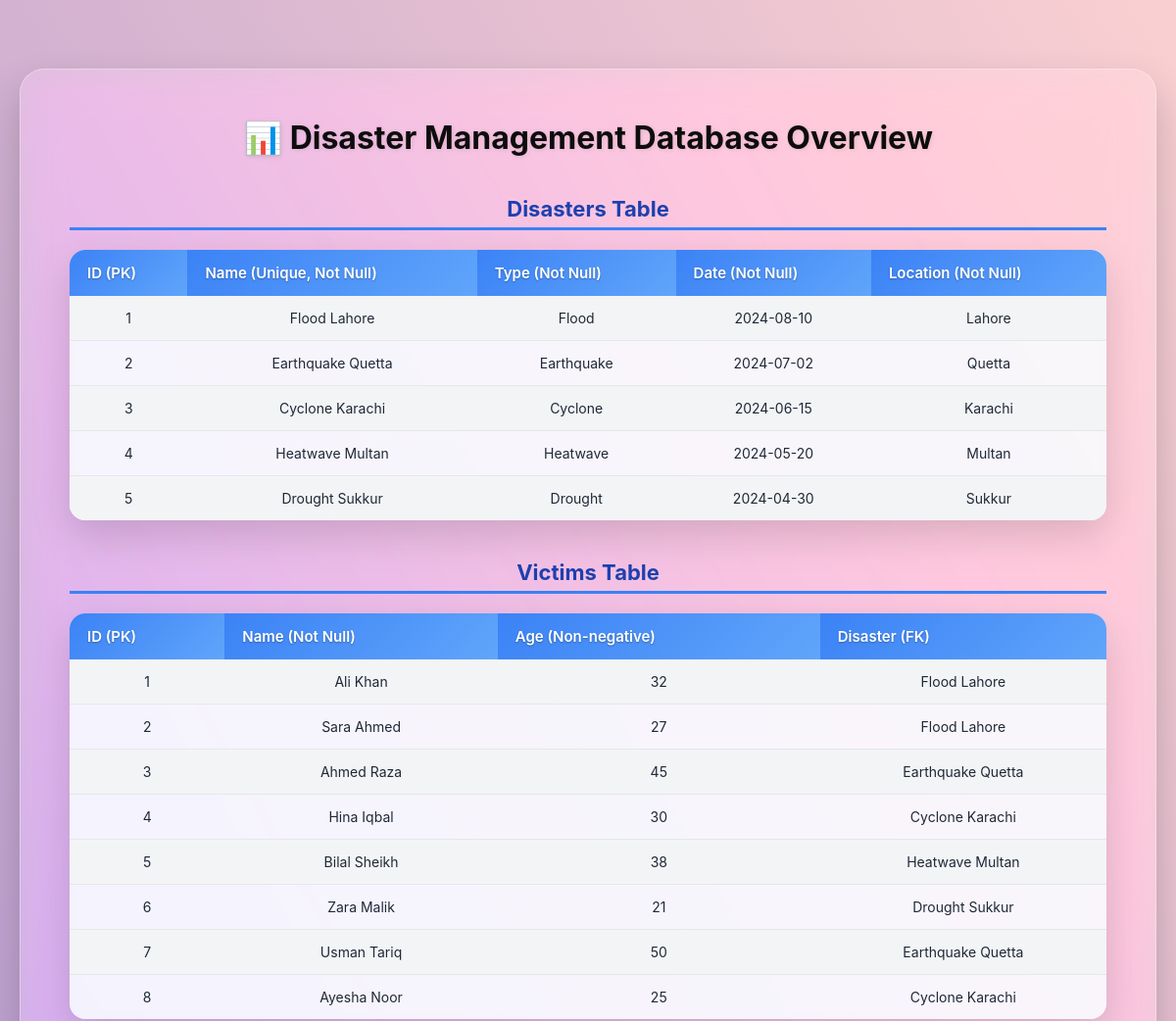
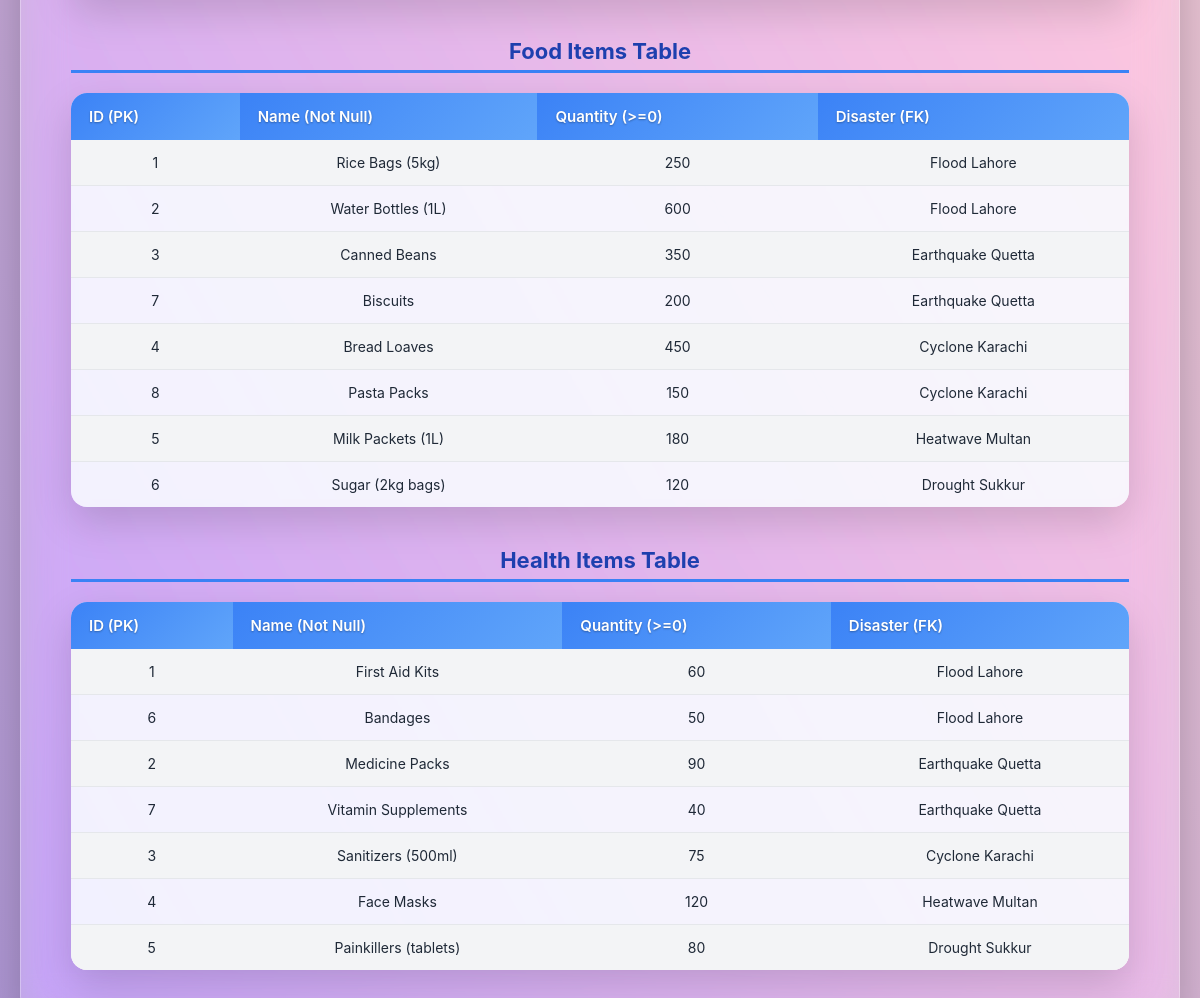
The page /view_tables on the database its author committed (2 pictures, top to bottom).
### models.py (models this page shows)
class Disaster(db.Model):
    id = db.Column(db.Integer, primary_key=True)
    name = db.Column(db.String(100), nullable=False, unique=True)
    disaster_type = db.Column(db.String(50), nullable=False)
    date = db.Column(db.String(20), nullable=False)
    location = db.Column(db.String(100), nullable=False)
    victims = db.relationship('Victim', backref='disaster', cascade="all, delete", lazy=True)
    food_items = db.relationship('FoodItem', backref='disaster', cascade="all, delete", lazy=True)
    health_items = db.relationship('HealthItem', backref='disaster', cascade="all, delete", lazy=True)

class Victim(db.Model):
    id = db.Column(db.Integer, primary_key=True)
    name = db.Column(db.String(100), nullable=False)
    age = db.Column(db.Integer, nullable=False)
    disaster_id = db.Column(db.Integer, db.ForeignKey('disaster.id'), nullable=False)

class FoodItem(db.Model):
    id = db.Column(db.Integer, primary_key=True)
    name = db.Column(db.String(100), nullable=False)
    quantity = db.Column(db.Integer, nullable=False, default=0)
    disaster_id = db.Column(db.Integer, db.ForeignKey('disaster.id'), nullable=False)

class HealthItem(db.Model):
    id = db.Column(db.Integer, primary_key=True)
    name = db.Column(db.String(100), nullable=False)
    quantity = db.Column(db.Integer, nullable=False, default=0)
    disaster_id = db.Column(db.Integer, db.ForeignKey('disaster.id'), nullable=False)

### app.py (the view)
@app.route('/view_tables')
def view_tables():
    return render_template(
        'view_tables.html',
        disasters=Disaster.query.all(),
        victims=Victim.query.all(),
        food_items=FoodItem.query.all(),
        health_items=HealthItem.query.all()
    )

### templates/view_tables.html (shortened to what this page needs)
<!DOCTYPE html>
<html lang="en">
<head>
    <link rel="stylesheet" href="{{ url_for('static', filename='style.css') }}">
</head>
<body>
<div class="container">
    <h1>📊 Disaster Management Database Overview</h1>
    <h2>Disasters Table</h2>
    <table>
        <thead>
            <tr>
                <th>ID (PK)</th>
                <th>Name (Unique, Not Null)</th>
                <th>Type (Not Null)</th>
                <th>Date (Not Null)</th>
                <th>Location (Not Null)</th>
            </tr>
        </thead>
        <tbody>
            {% for d in disasters %}
            <tr>
                <td>{{ d.id }}</td>
                <td>{{ d.name }}</td>
                <td>{{ d.disaster_type }}</td>
                <td>{{ d.date }}</td>
                <td>{{ d.location }}</td>
            </tr>
            {% endfor %}
        </tbody>
    </table>
    <h2>Victims Table</h2>
    <table>
        <thead>
            <tr>
                <th>ID (PK)</th>
                <th>Name (Not Null)</th>
                <th>Age (Non-negative)</th>
                <th>Disaster (FK)</th>
            </tr>
        </thead>
        <tbody>
            {% for v in victims %}
            <tr>
                <td>{{ v.id }}</td>
                <td>{{ v.name }}</td>
                <td>{{ v.age }}</td>
                <td>{{ v.disaster.name }}</td>
            </tr>
            {% endfor %}
        </tbody>
    </table>
    <h2>Food Items Table</h2>
    <table>
        <thead>
            <tr>
                <th>ID (PK)</th>
                <th>Name (Not Null)</th>
                <th>Quantity (>=0)</th>
                <th>Disaster (FK)</th>
            </tr>
        </thead>
        <tbody>
            {% for d in disasters %}
                {% for fi in d.food_items %}
                <tr>
                    <td>{{ fi.id }}</td>
                    <td>{{ fi.name }}</td>
                    <td>{{ fi.quantity }}</td>
                    <td>{{ d.name }}</td>
                </tr>
                {% endfor %}
            {% endfor %}
        </tbody>
    </table>
    <h2>Health Items Table</h2>
    <table>
        <thead>
            <tr>
                <th>ID (PK)</th>
                <th>Name (Not Null)</th>
                <th>Quantity (>=0)</th>
                <th>Disaster (FK)</th>
            </tr>
        </thead>
        <tbody>
            {% for d in disasters %}
                {% for hi in d.health_items %}
                <tr>
                    <td>{{ hi.id }}</td>
                    <td>{{ hi.name }}</td>
                    <td>{{ hi.quantity }}</td>
                    <td>{{ d.name }}</td>
                </tr>
                {% endfor %}
            {% endfor %}
        </tbody>
    </table>
</div>
</body>
</html>

### static/style.css (style rules this page uses)
* { margin: 0; padding: 0; box-sizing: border-box; }
body { font-family: 'Inter', -apple-system, BlinkMacSystemFont, "Segoe UI", Roboto, Oxygen, Ubuntu, Cantarell, "Helvetica Neue", Arial, sans-serif; background: linear-gradient(135deg, #ffecd2, #fcb69f); color: #1f2937; min-height: 100vh; }
.container { max-width: 1250px; margin: 50px auto; padding: 60px; border-radius: 30px; background: rgba(255, 255, 255, 0.25); backdrop-filter: blur(20px) saturate(180%); -webkit-backdrop-filter: blur(20px) saturate(180%); border: 1px solid rgba(255, 255, 255, 0.3); box-shadow: 0 20px 40px rgba(0, 0, 0, 0.12), 0 10px 25px rgba(0, 0, 0, 0.06); transition: transform 0.4s cubic-bezier(0.25, 1, 0.5, 1), box-shadow 0.4s cubic-bezier(0.25, 1, 0.5, 1), background 0.4s ease; }
h1 { font-size: 34px; margin-bottom: 30px; color: #111827; text-align: center; }
h2 { font-size: 24px; margin-bottom: 20px; margin-top: 40px; color: #1f2937; }
table { width: 100%; border-collapse: separate; border-spacing: 0; margin-top: 25px; border-radius: 16px; overflow: hidden; box-shadow: 0 10px 25px rgba(0, 0, 0, 0.08); }
th { background: linear-gradient(135deg, #1f2937, #111827); color: #ffffff; padding: 14px; font-size: 14px; text-align: left; }
td { padding: 12px 14px; font-size: 14px; background: #ffffff; border-bottom: 1px solid #e5e7eb; }
tr:last-child td { border-bottom: none; }
* { margin: 0; padding: 0; box-sizing: border-box; font-family: 'Inter', sans-serif; }
body { min-height: 100vh; margin: 0; padding: 20px; font-family: -apple-system, BlinkMacSystemFont, "Segoe UI", Roboto, sans-serif; position: relative; display: flex; justify-content: center; align-items: center; }
body::before { content: ""; position: fixed; top: 0; left: 0; width: 100%; height: 100%; background: linear-gradient(60deg, #ff9a9e, #fad0c4, #fbc2eb, #a18cd1, #fcd1d1, #84fab0, #8fd3f4, #a6c0fe); background-size: 800% 800%; z-index: -1; animation: gradientFlow 15s ease infinite; }
.container { max-width: 1200px; width: 100%; background: rgba(255, 255, 255, 0.2); padding: 50px; border-radius: 25px; box-shadow: 0 20px 40px rgba(0, 0, 0, 0.2); text-align: center; }
h1 { font-size: 32px; font-weight: 700; margin-bottom: 40px; color: #0d0d0d; text-shadow: 1px 1px 5px rgba(0,0,0,0.1); }
table { width: 100%; border-collapse: separate; border-spacing: 0; margin-top: 20px; border-radius: 16px; overflow: hidden; box-shadow: 0 15px 40px rgba(0, 0, 0, 0.15); font-size: 15px; background: #ffffffcc; backdrop-filter: blur(8px); }
th { background: linear-gradient(135deg, #3b82f6, #60a5fa); color: #ffffff; padding: 14px 18px; text-align: left; font-weight: 600; font-size: 15px; text-shadow: 0 1px 2px rgba(0,0,0,0.3); }
td { padding: 14px 18px; background: #f3f4f6; border-bottom: 1px solid #e5e7eb; transition: background 0.3s, transform 0.2s; }
tr:nth-child(even) td { background: #e0f2fe33; }
h2 { font-size: 22px; margin-top: 40px; margin-bottom: 10px; color: #1e40af; border-bottom: 3px solid #3b82f6; padding-bottom: 6px; }

### rows shown on the page
Disaster: id "1", name "Flood Lahore", disaster_type "Flood", date "2024-08-10", location "Lahore"
Disaster: id "2", name "Earthquake Quetta", disaster_type "Earthquake", date "2024-07-02", location "Quetta"
Disaster: id "3", name "Cyclone Karachi", disaster_type "Cyclone", date "2024-06-15", location "Karachi"
Disaster: id "4", name "Heatwave Multan", disaster_type "Heatwave", date "2024-05-20", location "Multan"
Disaster: id "5", name "Drought Sukkur", disaster_type "Drought", date "2024-04-30", location "Sukkur"
Victim: id "1", name "Ali Khan", age "32", disaster.name "Flood Lahore"
Victim: id "2", name "Sara Ahmed", age "27", disaster.name "Flood Lahore"
Victim: id "3", name "Ahmed Raza", age "45", disaster.name "Earthquake Quetta"
Victim: id "4", name "Hina Iqbal", age "30", disaster.name "Cyclone Karachi"
Victim: id "5", name "Bilal Sheikh", age "38", disaster.name "Heatwave Multan"
Victim: id "6", name "Zara Malik", age "21", disaster.name "Drought Sukkur"
Victim: id "7", name "Usman Tariq", age "50", disaster.name "Earthquake Quetta"
Victim: id "8", name "Ayesha Noor", age "25", disaster.name "Cyclone Karachi"
FoodItem: id "1", name "Rice Bags (5kg)", quantity "250"
FoodItem: id "2", name "Water Bottles (1L)", quantity "600"
FoodItem: id "3", name "Canned Beans", quantity "350"
FoodItem: id "7", name "Biscuits", quantity "200"
FoodItem: id "4", name "Bread Loaves", quantity "450"
FoodItem: id "8", name "Pasta Packs", quantity "150"
FoodItem: id "5", name "Milk Packets (1L)", quantity "180"
FoodItem: id "6", name "Sugar (2kg bags)", quantity "120"
HealthItem: id "1", name "First Aid Kits", quantity "60"
HealthItem: id "6", name "Bandages", quantity "50"
HealthItem: id "2", name "Medicine Packs", quantity "90"
HealthItem: id "7", name "Vitamin Supplements", quantity "40"
HealthItem: id "3", name "Sanitizers (500ml)", quantity "75"
HealthItem: id "4", name "Face Masks", quantity "120"
HealthItem: id "5", name "Painkillers (tablets)", quantity "80"
